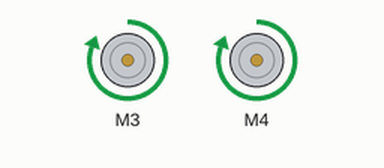
This sketch was run on a simulated Arduino Uno, built with avr-gcc and run on an emulated ATmega328P. Shown: 2 × DC motor (green arrow = forward, orange = backward, longer = faster).

Above: at 0.5 s.
At 1.5 s:
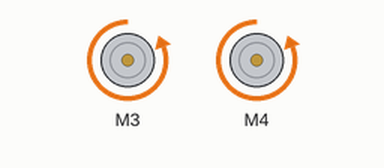
At 2.5 s:
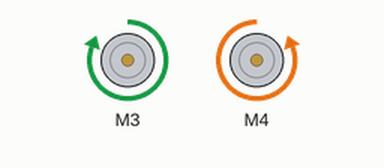
At 5.0 s:
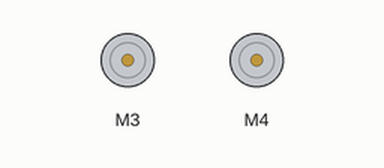
Timing chart, 0 to 7.8 s (numbered marks = the images above):
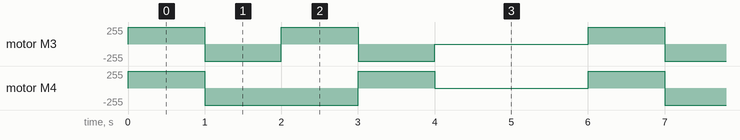

The sketch:

motor_01.ino
```cpp
#include <AFMotor.h>

AF_DCMotor Motor1(3);
AF_DCMotor Motor2(4);

void setup() {

}

void loop() {
  Motor1.setSpeed(255);
  Motor2.setSpeed(255);

  Motor1.run(FORWARD);
  Motor2.run(FORWARD);
  delay(1000);

  Motor1.run(BACKWARD);
  Motor2.run(BACKWARD);
  delay(1000);

  Motor1.run(FORWARD);
  Motor2.run(BACKWARD);
  delay(1000);

  Motor1.run(BACKWARD);
  Motor2.run(FORWARD);
  delay(1000);

  Motor1.setSpeed(0);
  Motor2.setSpeed(0);

  Motor1.run(BRAKE);
  Motor2.run(BRAKE);

  delay(2000);
}
```

Measured:
- by itself, motor M3: repeats every 6.0 s: backward 255/255 1.0 s, forward 255/255 1.0 s, backward 255/255 1.0 s, stopped 2.0 s, forward 255/255 1.0 s
- by itself, motor M4: repeats every 6.0 s: backward 255/255 2.0 s, forward 255/255 1.0 s, stopped 2.0 s, forward 255/255 1.0 s
